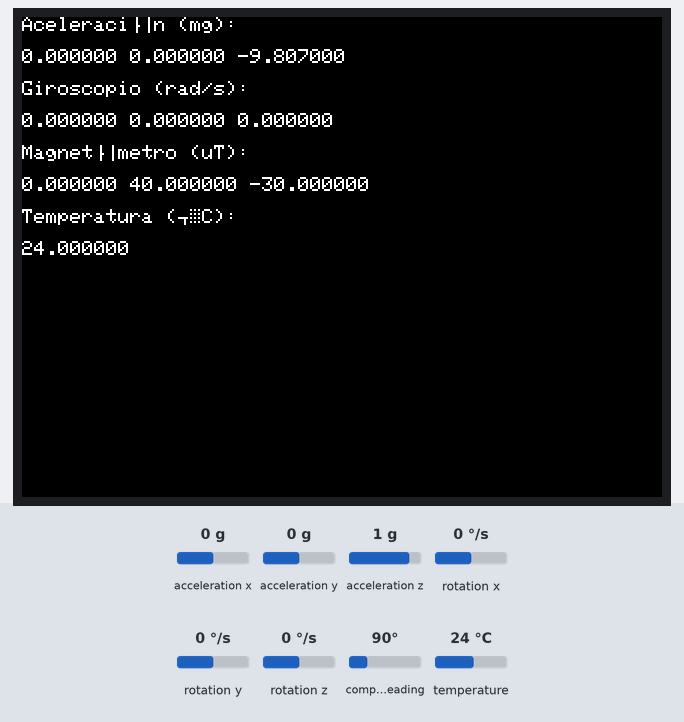
Bench run of a sketch on a simulated ESP32. Parts: 320×240 colour display. Inputs (shaded band) come from the test bench; at power-on: acceleration x 0 g, acceleration y 0 g, acceleration z 1 g, rotation x 0 °/s, rotation y 0 °/s, rotation z 0 °/s, compass heading 90°, temperature 24 °C.

Above: at 1.4 s.
1.5 s: acceleration x set to -1.4 g
At 2.3 s:
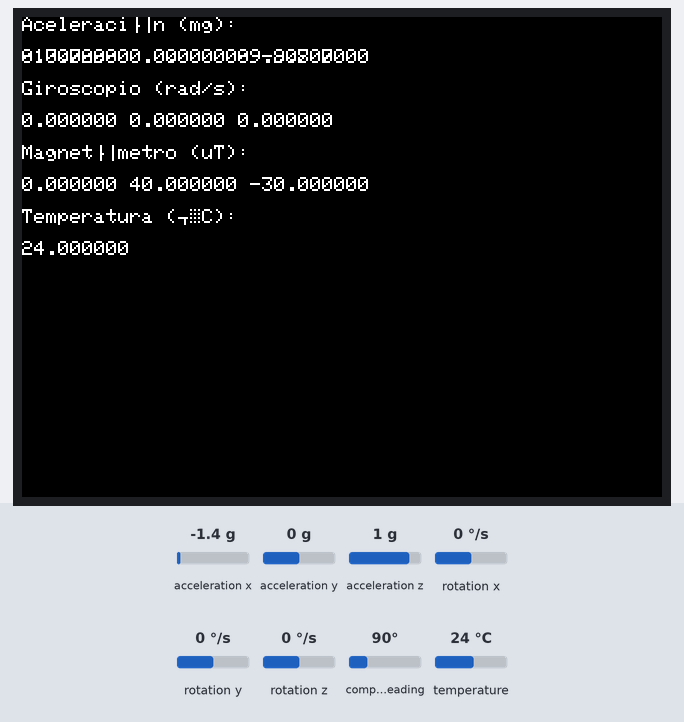
3.0 s: acceleration y set to -1.4 g
At 4.2 s:
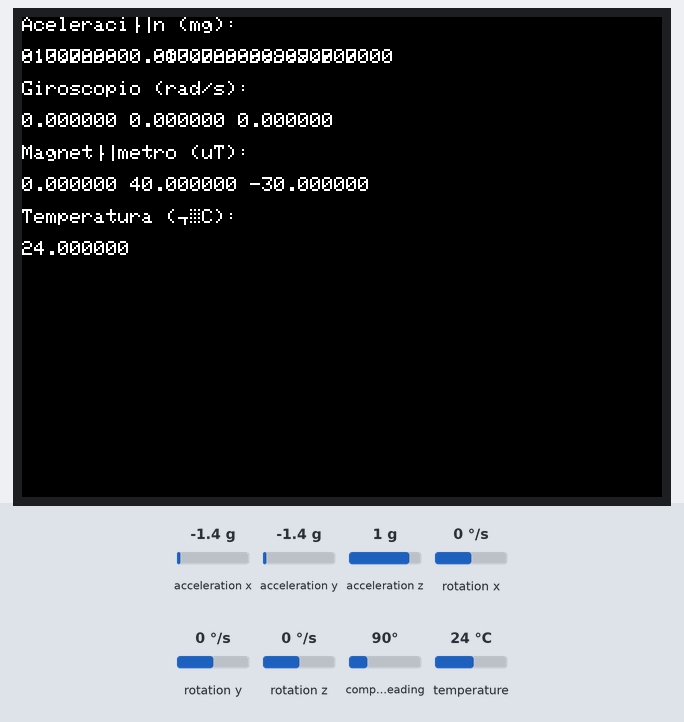
4.5 s: acceleration z set to -1.4 g
6.0 s: rotation x set to -192 °/s
At 7.1 s:
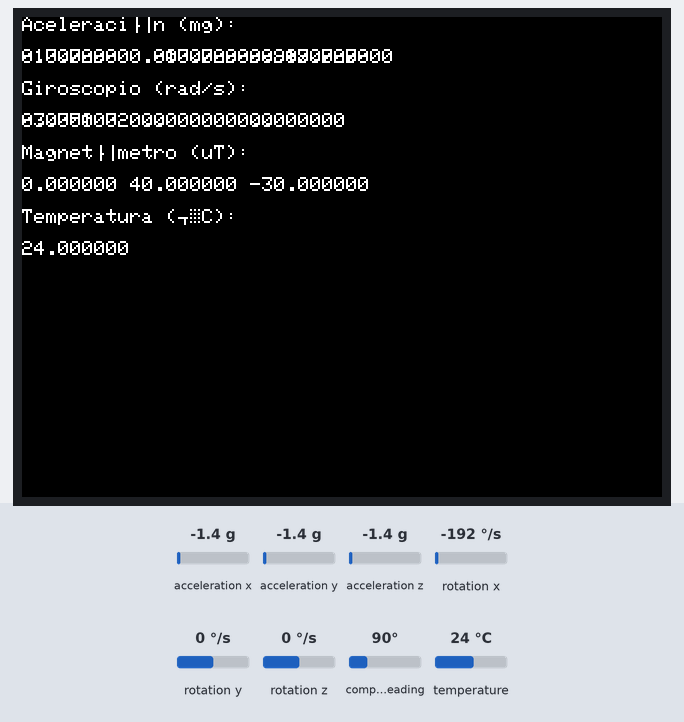
7.5 s: rotation y set to -192 °/s
9.0 s: rotation z set to -192 °/s
At 10.2 s:
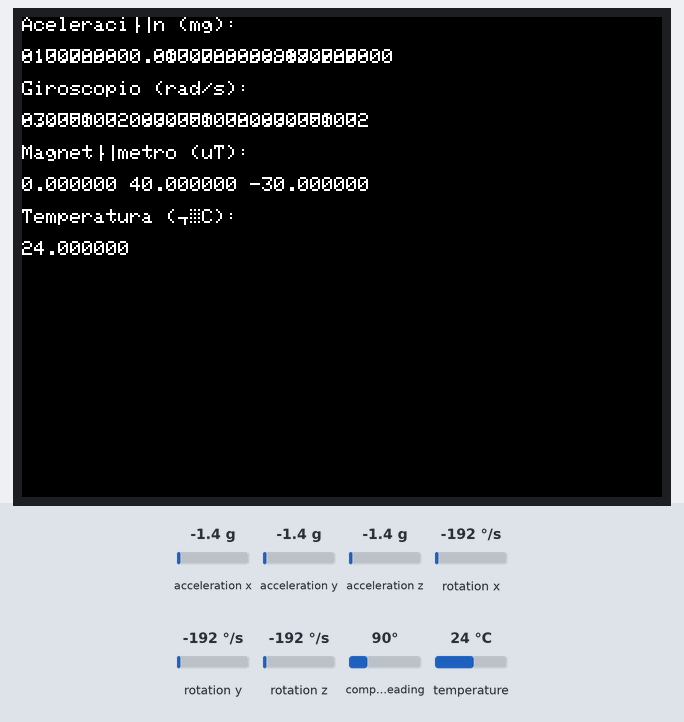
Timing chart, 0 to 11.5 s (numbered marks = the images above; inputs shaded):
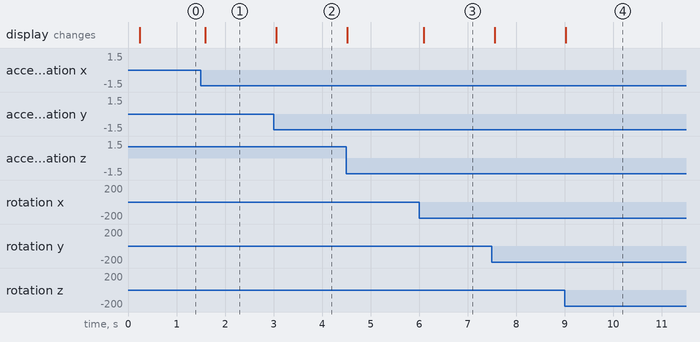

Measured:
- after the input at 1.5 s, the display: changes after 0.09 s (image 1)
- after the input at 3.0 s, the display: changes after 0.05 s (image 2)
- after the input at 6.0 s, the display: changes after 0.09 s (image 3)
- after the input at 9.0 s, the display: changes at once (image 4)

The sketch:

Codigo_Mpu_9250.ino
```cpp
#include "MPU9250.h"
#include <TFT_eSPI.h>

TFT_eSPI tft = TFT_eSPI();


// an MPU9250 object with the MPU-9250 sensor on I2C bus 0 with address 0x68
MPU9250 IMU(Wire, 0x68);
int status;

void setup() {
  // serial to display data
  Serial.begin(115200);
  while (!Serial) {}

  // start communication with IMU
  status = IMU.begin();
  if (status < 0) {
    Serial.println("IMU initialization unsuccessful");
    Serial.println("Check IMU wiring or try cycling power");
    Serial.print("Status: ");
    Serial.println(status);
    while (1) {}
  }

 tft.init();
  tft.setRotation(3); // ajustar según la orientación de la pantalla
  tft.fillScreen(TFT_BLACK);
}

void loop() {
  // read the sensor
  IMU.readSensor();
  // display the data
 /* Serial.print(IMU.getAccelX_mss(), 6);
  Serial.print("\t");
  Serial.print(IMU.getAccelY_mss(), 6);
  Serial.print("\t");
  Serial.print(IMU.getAccelZ_mss(), 6);
  Serial.print("\t");
  Serial.print(IMU.getGyroX_rads(), 6);
  Serial.print("\t");
  Serial.print(IMU.getGyroY_rads(), 6);
  Serial.print("\t");
  Serial.print(IMU.getGyroZ_rads(), 6);
  Serial.print("\t");
  Serial.print(IMU.getMagX_uT(), 6);
  Serial.print("\t");
  Serial.print(IMU.getMagY_uT(), 6);
  Serial.print("\t");
  Serial.print(IMU.getMagZ_uT(), 6);
  Serial.print("\t");
  Serial.println(IMU.getTemperature_C(), 6);
  delay(100);
*/

  // actualizar la pantalla con los datos
  tft.setCursor(0, 0);
  tft.setTextColor(TFT_WHITE);
  tft.setTextSize(1);
  tft.print("Aceleración (mg):");
  tft.setCursor(0, 16);
  tft.print(IMU.getAccelX_mss(), 6);
  tft.print(" ");
  tft.print(IMU.getAccelY_mss(), 6);
  tft.print(" ");
  tft.println(IMU.getAccelZ_mss(), 6);

  tft.setCursor(0, 32);
  tft.print("Giroscopio (rad/s):");
  tft.setCursor(0, 48);
  tft.print(IMU.getGyroX_rads(), 6);
  tft.print(" ");
  tft.print(IMU.getGyroY_rads(), 6);
  tft.print(" ");
  tft.println(IMU.getGyroZ_rads(), 6);

  tft.setCursor(0, 64);
  tft.print("Magnetómetro (uT):");
  tft.setCursor(0, 80);
  tft.print(IMU.getMagX_uT(), 6);
  tft.print(" ");
  tft.print(IMU.getMagY_uT(), 6);
  tft.print(" ");
  tft.println(IMU.getMagZ_uT(), 6);

  tft.setCursor(0, 96);
  tft.print("Temperatura (°C):");
  tft.setCursor(0, 112);
  tft.print(IMU.getTemperature_C(), 6);

  // ...

  delay(100);
}
```
